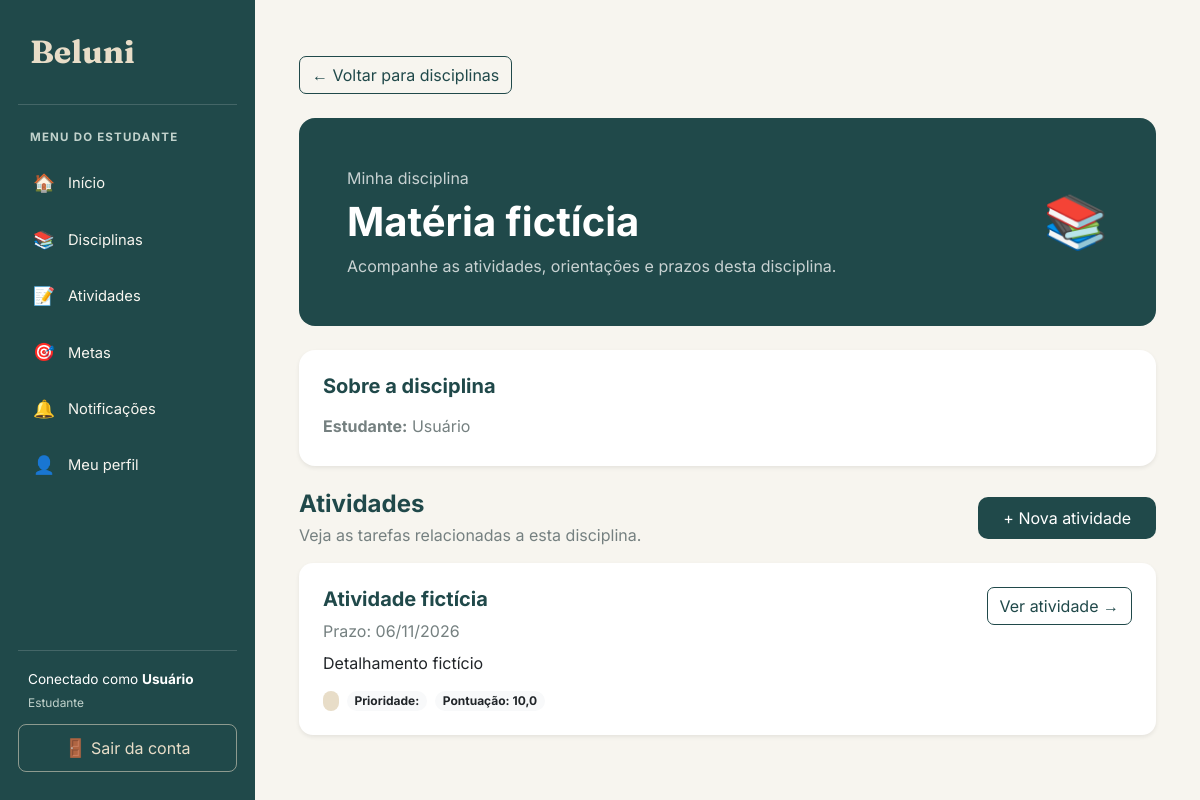
Screenshot of /disciplinas/9/ (signed in) with the database file from the repository.
### disciplinas/models.py (models this page shows, shortened)
class Disciplina(models.Model):
    nomedisciplina = models.CharField(max_length=100)
    estudante = models.ForeignKey(
        'estudante.Estudante',
        on_delete=models.CASCADE
    )

### estudante/models.py (models this page shows)
class Estudante(User):
    cpf = models.CharField(max_length=14)
    nome = models.CharField(max_length=100)
    def __str__(self):
        return self.nome

### atividade/models.py (models this page shows, shortened)
class Atividade(models.Model):
    titulo = models.CharField(max_length=100)
    data = models.DateField()
    detalhamento_atividade = models.CharField(max_length=255)
    status = models.CharField(max_length=50)
    prioridade = models.CharField(max_length=50)
    pontuacao = models.FloatField()
    disciplinas = models.ManyToManyField(
        Disciplina,
        through="AtividadeInterdisciplinar",
        related_name="atividades"
    )

### disciplinas/views.py (the view)
# urls.py: path('<int:id>/', views.detalhar_disciplina, name='detalhar_disciplina'),
@login_required
@permission_required('disciplinas.view_disciplina')
def detalhar_disciplina(request, id):
    estudante = obter_estudante(request.user)
    disciplina = get_object_or_404(
        Disciplina.objects.filter(
            estudante=estudante
        ).prefetch_related('atividades'),
        id=id
    )
    atividades = disciplina.atividades.filter(
        disciplinas__estudante=estudante
    ).distinct().order_by('data')
    return render(
        request,
        'disciplinas/detalhar.html',
        {
            'disciplina': disciplina,
            'atividades': atividades,
        }
    )

### disciplinas/views.py (called while the page is built)
def obter_estudante(usuario):
    return get_object_or_404(
        Estudante,
        pk=usuario.pk
    )

### disciplinas/templates/disciplinas/detalhar.html (shortened to what this page needs)
{% extends 'base.html' %}
{% block conteudo %}
<div class="container py-4">
    <a href="{% url 'listar_disciplinas' %}"
       class="btn btn-outline-primary mb-4">
        ← Voltar para disciplinas
    </a>
    <div class="p-4 p-md-5 rounded-4 mb-4"
         style="background-color: #20494A; color: white;">
        <div class="d-flex flex-wrap justify-content-between align-items-center gap-3">
            <div>
                <p class="mb-2 opacity-75">Minha disciplina</p>
                <h1 class="fw-bold mb-2">
                    {{ disciplina.nomedisciplina }}
                </h1>
                <p class="mb-0 opacity-75">
                    Acompanhe as atividades, orientações e prazos desta disciplina.
                </p>
            </div>
            <div style="font-size: 52px;">📚</div>
        </div>
    </div>
    <div class="card border-0 shadow-sm mb-4"
         style="border-radius: 16px;">
        <div class="card-body p-4">
            <h2 class="h5 fw-bold mb-3" style="color: #20494A;">
                Sobre a disciplina
            </h2>
            <p class="mb-1" style="color: #758080;">
                <strong>Estudante:</strong>
                {{ disciplina.estudante }}
            </p>
        </div>
    </div>
    <div class="d-flex flex-wrap justify-content-between align-items-center gap-3 mb-3">
        <div>
            <h2 class="h4 fw-bold mb-1" style="color: #20494A;">
                Atividades
            </h2>
            <p class="mb-0" style="color: #758080;">
                Veja as tarefas relacionadas a esta disciplina.
            </p>
        </div>
        <a href="{% url 'criar_atividade_disciplina' disciplina.id %}"
           class="btn text-white px-4 py-2"
           style="background-color: #20494A; border-radius: 10px;">
            + Nova atividade
        </a>
    </div>
    {% if atividades %}
        <div class="row g-3">
            {% for atividade in atividades %}
                <div class="col-12">
                    <div class="card border-0 shadow-sm"
                         style="border-radius: 14px;">
                        <div class="card-body p-4">
                            <div class="d-flex flex-wrap justify-content-between align-items-start gap-3">
                                <div class="flex-grow-1">
                                    <h3 class="h5 fw-bold mb-2"
                                        style="color: #20494A;">
                                        {{ atividade.titulo }}
                                    </h3>
                                    <p class="mb-2" style="color: #758080;">
                                        <icon name="calendar" inline size="sm" />
                                        Prazo:
                                        {% if atividade.data %}
                                            {{ atividade.data|date:"d/m/Y" }}
                                        {% else %}
                                            Não informado
                                        {% endif %}
                                    </p>
                                    {% if atividade.detalhamento_atividade %}
                                        <p class="mb-3">
                                            {{ atividade.detalhamento_atividade|truncatewords:25 }}
                                        </p>
                                    {% endif %}
                                    <div class="d-flex flex-wrap gap-2">
                                        <span class="badge rounded-pill"
                                              style="background-color: #E8DDC8; color: #20494A;">
                                        </span>
                                        <span class="badge rounded-pill bg-light text-dark">
                                            Prioridade: {{ atividade.get_prioridade_display }}
                                        </span>
                                        {% if atividade.pontuacao %}
                                            <span class="badge rounded-pill bg-light text-dark">
                                                Pontuação: {{ atividade.pontuacao }}
                                            </span>
                                        {% endif %}
                                    </div>
                                </div>
                                <div>
                                    <a href="{% url 'detalhar_atividade' atividade.id %}"
                                       class="btn btn-outline-primary">
                                        Ver atividade →
                                    </a>
                                </div>
                            </div>
                        </div>
                    </div>
                </div>
            {% endfor %}
        </div>
    {% endif %}
</div>
{% endblock %}

### templates/base.html (shortened to what this page needs)
{% load static %}
<!DOCTYPE html>
<html lang="pt-br">
<head>
    <link href="https://cdn.jsdelivr.net/npm/bootstrap@5.3.3/dist/css/bootstrap.min.css" rel="stylesheet">
</head>
<body>
    <aside class="sidebar" id="sidebar">
        <a class="sidebar-brand" href="{% url 'inicio' %}">
            Beluni
        </a>
        {% if request.user.is_authenticated %}
            {% if request.user.is_superuser or request.user.is_staff or request.session.is_admin or perms.estudante.change_estudante %}
                <div class="sidebar-label">
                    Menu do administrador
                </div>
                <ul class="sidebar-nav">
                    <li>
                        <a class="menu-link" href="{% url 'inicio' %}">
                            <span class="menu-icone">📊</span>
                            Painel administrativo
                        </a>
                    </li>
                    <li>
                        <a class="menu-link" href="{% url 'index' %}">
                            <span class="menu-icone">🌐</span>
                            Página pública
                        </a>
                    </li>
                    <li>
                        <a class="menu-link" href="{% url 'listar_estudantes' %}">
                            <span class="menu-icone">👥</span>
                            Gerenciar usuários
                        </a>
                    </li>
                </ul>
            {% else %}
                <div class="sidebar-label">
                    Menu do estudante
                </div>
                <ul class="sidebar-nav">
                    <li>
                        <a class="menu-link" href="{% url 'inicio' %}">
                            <span class="menu-icone">🏠</span>
                            Início
                        </a>
                    </li>
                    <li>
                        <a class="menu-link" href="{% url 'listar_disciplinas' %}">
                            <span class="menu-icone">📚</span>
                            Disciplinas
                        </a>
                    </li>
                    <li>
                        <a class="menu-link" href="{% url 'listar_atividades' %}">
                            <span class="menu-icone">📝</span>
                            Atividades
                        </a>
                    </li>
                    <li>
                        <a class="menu-link" href="{% url 'listar_metas' %}">
                            <span class="menu-icone">🎯</span>
                            Metas
                        </a>
                    </li>
                    <li>
                        <a class="menu-link" href="{% url 'notificacao:listar_notificacoes' %}">
                            <span class="menu-icone">🔔</span>
                            Notificações
                        </a>
                    </li>
                    <li>
                        <a class="menu-link" href="{% url 'meu_perfil' %}">
                            <span class="menu-icone">👤</span>
                            Meu perfil
                        </a>
                    </li>
                </ul>
            {% endif %}
            <div class="sidebar-rodape">
                <div class="usuario-info">
                    Conectado como
                    <strong>
                        {{ request.user.first_name|default:request.user.username }}
                    </strong>
                    {% if request.user.is_superuser or request.user.is_staff or request.session.is_admin or perms.estudante.change_estudante %}
                        <small>Administrador</small>
                    {% else %}
                        <small>Estudante</small>
                    {% endif %}
                </div>
                <a class="btn-sair" href="{% url 'logout_estudante' %}">
                    <span class="menu-icone">🚪</span>
                    Sair da conta
                </a>
            </div>
        {% endif %}
    </aside>
    <main class="main-content">
        <div class="conteudo">
            {% block conteudo %}
            {% endblock %}
        </div>
    </main>
</body>
</html>

### templates/base.html (style rules this page uses)
:root { --beluni-petroleo: #20494A; --beluni-petroleo-escuro: #173839; --beluni-areia: #E8DDC8; --beluni-fundo: #F7F5EF; --beluni-branco: #FFFFFF; --beluni-texto: #293B3B; --beluni-secundario: #758080; --beluni-borda: #E5E2D9; }
* { box-sizing: border-box; }
body { margin: 0; background-color: var(--beluni-fundo); color: var(--beluni-texto); font-family: 'Inter', sans-serif; }
.sidebar { position: fixed; top: 0; left: 0; bottom: 0; width: 255px; background-color: var(--beluni-petroleo); color: white; display: flex; flex-direction: column; padding: 28px 18px; overflow-y: auto; z-index: 1030; }
.sidebar-brand { display: block; color: var(--beluni-areia); text-decoration: none; font-family: 'Fraunces', serif; font-size: 2rem; font-weight: 700; padding: 0 12px 28px; border-bottom: 1px solid rgba(255,255,255,0.16); margin-bottom: 24px; }
.sidebar-label { color: #C1D2CC; font-size: 0.72rem; text-transform: uppercase; font-weight: 700; letter-spacing: 1.2px; padding: 0 12px; margin-bottom: 12px; }
.sidebar-nav { list-style: none; padding: 0; margin: 0; }
.sidebar-nav li { margin-bottom: 6px; }
.menu-link { display: flex; align-items: center; gap: 12px; color: #F7F5EF; text-decoration: none; padding: 12px 14px; border-radius: 9px; font-size: 0.92rem; transition: background-color 0.2s; }
.menu-icone { width: 24px; text-align: center; font-size: 1.1rem; }
.sidebar-rodape { margin-top: auto; padding-top: 24px; }
.usuario-info { border-top: 1px solid rgba(255,255,255,0.16); padding: 18px 10px 12px; color: white; font-size: 0.85rem; overflow-wrap: anywhere; }
.usuario-info small { display: block; color: #C1D2CC; margin-top: 4px; }
.btn-sair { display: block; text-align: center; text-decoration: none; color: var(--beluni-areia); border: 1px solid rgba(232,221,200,0.55); border-radius: 8px; padding: 10px; transition: background-color 0.2s; }
.main-content { margin-left: 255px; min-height: 100vh; padding: 32px; }
.conteudo { width: 100%; max-width: 1600px; margin: 0 auto; }
.card { background-color: white; border: 1px solid var(--beluni-borda); border-radius: 14px; box-shadow: 0 4px 14px rgba(32,73,74,0.05); }
.btn-outline-primary { color: var(--beluni-petroleo); border-color: var(--beluni-petroleo); border-radius: 7px; }

### rows the page displays
Disciplina: nomedisciplina "Matéria fictícia", estudante "Usuário"
Atividade: titulo "Atividade fictícia", data "06/11/2026", detalhamento_atividade "Detalhamento fictício", pontuacao "10,0"

### other values shown
{{ request.user.first_name|default:request.user.username }} "Usuário"
